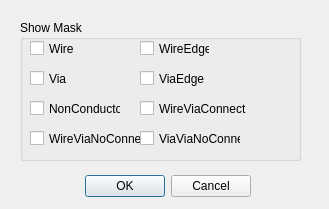
<?xml version="1.0" encoding="UTF-8"?>
<ui version="4.0">
 <class>ShowMaskDialog</class>
 <widget class="QDialog" name="ShowMaskDialog">
  <property name="geometry">
   <rect>
    <x>0</x>
    <y>0</y>
    <width>329</width>
    <height>209</height>
   </rect>
  </property>
  <property name="windowTitle">
   <string>Dialog</string>
  </property>
  <widget class="QDialogButtonBox" name="buttonBox">
   <property name="geometry">
    <rect>
     <x>80</x>
     <y>170</y>
     <width>171</width>
     <height>32</height>
    </rect>
   </property>
   <property name="orientation">
    <enum>Qt::Horizontal</enum>
   </property>
   <property name="standardButtons">
    <set>QDialogButtonBox::Cancel|QDialogButtonBox::Ok</set>
   </property>
  </widget>
  <widget class="QGroupBox" name="groupBox">
   <property name="geometry">
    <rect>
     <x>20</x>
     <y>20</y>
     <width>281</width>
     <height>141</height>
    </rect>
   </property>
   <property name="title">
    <string>Show Mask</string>
   </property>
   <widget class="QCheckBox" name="wire">
    <property name="geometry">
     <rect>
      <x>10</x>
      <y>20</y>
      <width>70</width>
      <height>17</height>
     </rect>
    </property>
    <property name="text">
     <string>Wire</string>
    </property>
   </widget>
   <widget class="QCheckBox" name="wire_edge">
    <property name="geometry">
     <rect>
      <x>120</x>
      <y>20</y>
      <width>70</width>
      <height>17</height>
     </rect>
    </property>
    <property name="text">
     <string>WireEdge</string>
    </property>
   </widget>
   <widget class="QCheckBox" name="via">
    <property name="geometry">
     <rect>
      <x>10</x>
      <y>50</y>
      <width>70</width>
      <height>17</height>
     </rect>
    </property>
    <property name="text">
     <string>Via</string>
    </property>
   </widget>
   <widget class="QCheckBox" name="via_edge">
    <property name="geometry">
     <rect>
      <x>120</x>
      <y>50</y>
      <width>70</width>
      <height>17</height>
     </rect>
    </property>
    <property name="text">
     <string>ViaEdge</string>
    </property>
   </widget>
   <widget class="QCheckBox" name="insu">
    <property name="geometry">
     <rect>
      <x>10</x>
      <y>80</y>
      <width>91</width>
      <height>17</height>
     </rect>
    </property>
    <property name="text">
     <string>NonConductor</string>
    </property>
   </widget>
   <widget class="QCheckBox" name="wire_via">
    <property name="geometry">
     <rect>
      <x>120</x>
      <y>80</y>
      <width>111</width>
      <height>17</height>
     </rect>
    </property>
    <property name="text">
     <string>WireViaConnect</string>
    </property>
   </widget>
   <widget class="QCheckBox" name="wire_insu_via">
    <property name="geometry">
     <rect>
      <x>10</x>
      <y>110</y>
      <width>111</width>
      <height>17</height>
     </rect>
    </property>
    <property name="text">
     <string>WireViaNoConnect</string>
    </property>
   </widget>
   <widget class="QCheckBox" name="via_insu_via">
    <property name="geometry">
     <rect>
      <x>120</x>
      <y>110</y>
      <width>101</width>
      <height>17</height>
     </rect>
    </property>
    <property name="text">
     <string>ViaViaNoConnect</string>
    </property>
   </widget>
  </widget>
 </widget>
 <resources/>
 <connections>
  <connection>
   <sender>buttonBox</sender>
   <signal>accepted()</signal>
   <receiver>ShowMaskDialog</receiver>
   <slot>accept()</slot>
   <hints>
    <hint type="sourcelabel">
     <x>248</x>
     <y>254</y>
    </hint>
    <hint type="destinationlabel">
     <x>157</x>
     <y>274</y>
    </hint>
   </hints>
  </connection>
  <connection>
   <sender>buttonBox</sender>
   <signal>rejected()</signal>
   <receiver>ShowMaskDialog</receiver>
   <slot>reject()</slot>
   <hints>
    <hint type="sourcelabel">
     <x>316</x>
     <y>260</y>
    </hint>
    <hint type="destinationlabel">
     <x>286</x>
     <y>274</y>
    </hint>
   </hints>
  </connection>
 </connections>
</ui>
